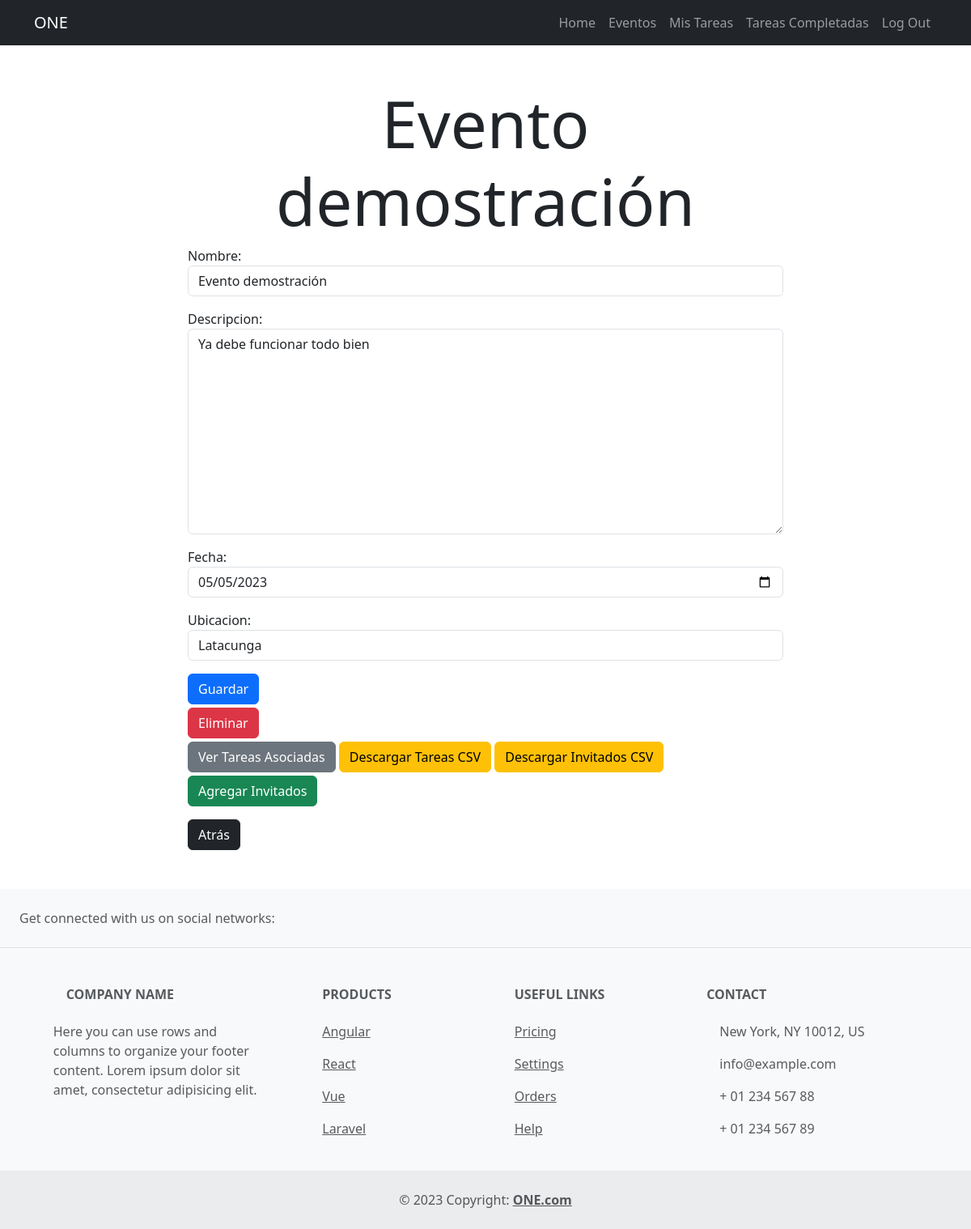
Page /eventos/10/ (signed in) on the committed database.
### event/models.py (models this page shows, shortened)
class Evento(models.Model):
    nombre = models.CharField(max_length=80)
    descripcion = models.TextField(blank=True)
    fechaCreacion = models.DateTimeField(auto_now_add=True)
    fecha= models.DateField(null = True, blank = True)
    ubicacion = models.CharField(max_length=200)
    user = models.ForeignKey(User, on_delete=models.CASCADE)

### event/views.py (the view, shortened to what this page needs)
# urls.py: path('eventos/<int:evento_id>/', evento_detail, name = 'evento_detail'),
@login_required
def evento_detail(request, evento_id):
    if request.method == 'GET':
        evento = get_object_or_404(Evento, pk=evento_id, user = request.user)
        form = FormularioEvento(instance=evento)
        return render(request, 'evento_detail.html', {'evento': evento, 'form': form})

### event/forms.py
class FormularioEvento(forms.ModelForm):
    fecha = forms.DateField(widget=forms.DateInput(attrs={'class': 'form-control', 'type': 'date', 'format': 'yyyy-mm-dd'}))
    class Meta:
        model = Evento
        fields = ['nombre', 'descripcion', 'fecha', 'ubicacion']
        widgets = {
            'nombre': forms.TextInput(attrs={'class': 'form-control', 'placeholder': 'Escriba un nombre para su evento'}),
            'descripcion': forms.Textarea(attrs={'class': 'form-control', 'placeholder': 'Escriba una descripcion de su evento'}),
            'ubicacion': forms.TextInput(attrs={'class': 'form-control', 'placeholder': 'Escriba la ubicacion del evento'})
        }

### event/templates/evento_detail.html (shortened to what this page needs)
{% extends 'base.html' %}
{% block content%}
<main class="container">
    <div class="row">
        <div class="col-md-8 offset-md-2">
            <h1 class="display-1 text-center mt-5">{{evento.nombre}}</h1>
            <form method="post" >
                {{form.as_p}}
                <button class="btn btn-primary">Guardar</button>
            </form>
            <form action="{% url 'evento_eliminar' evento.id %}"  method="post" >
                <button class="btn btn-danger mt-1">Eliminar</button>
            </form>
            {% if '/eventos-completos/' not in request.path %}
                <form action="{% url 'task_por_evento' evento.id %}"  method="POST" class="d-inline-block">
                    <button class="btn btn-secondary mt-1" >Ver Tareas Asociadas</button>
                </form>
                <form action="{% url 'descarga_csv' evento.id %}"  method="POST" class="d-inline-block">
                    <button class="btn btn-warning mt-1" >Descargar Tareas CSV</button>
                </form>
                <form action="{% url 'descargar_lista_invitados' evento.id %}"  method="POST" class="d-inline-block">
                    <button class="btn btn-warning mt-1" >Descargar Invitados CSV</button>
                </form>
                <form action="{% url 'invitado_crear' evento.id%}"  method="POST" class="d-inline-block">
                    <button class="btn btn-success mt-1" >Agregar Invitados</button>
                </form>
            {% endif %}
            <form action="{% url 'eventos' %}"  method="POST">
                <button class="btn btn-dark mt-3 mb-5" >Atrás</button>
            </form>
        </div>
    </div>
</main>
{% endblock %}

### rows in the picture
Evento: nombre "Evento demostración", descripcion "Ya debe funcionar todo bien", fecha "05/05/2023", ubicacion "Latacunga"
